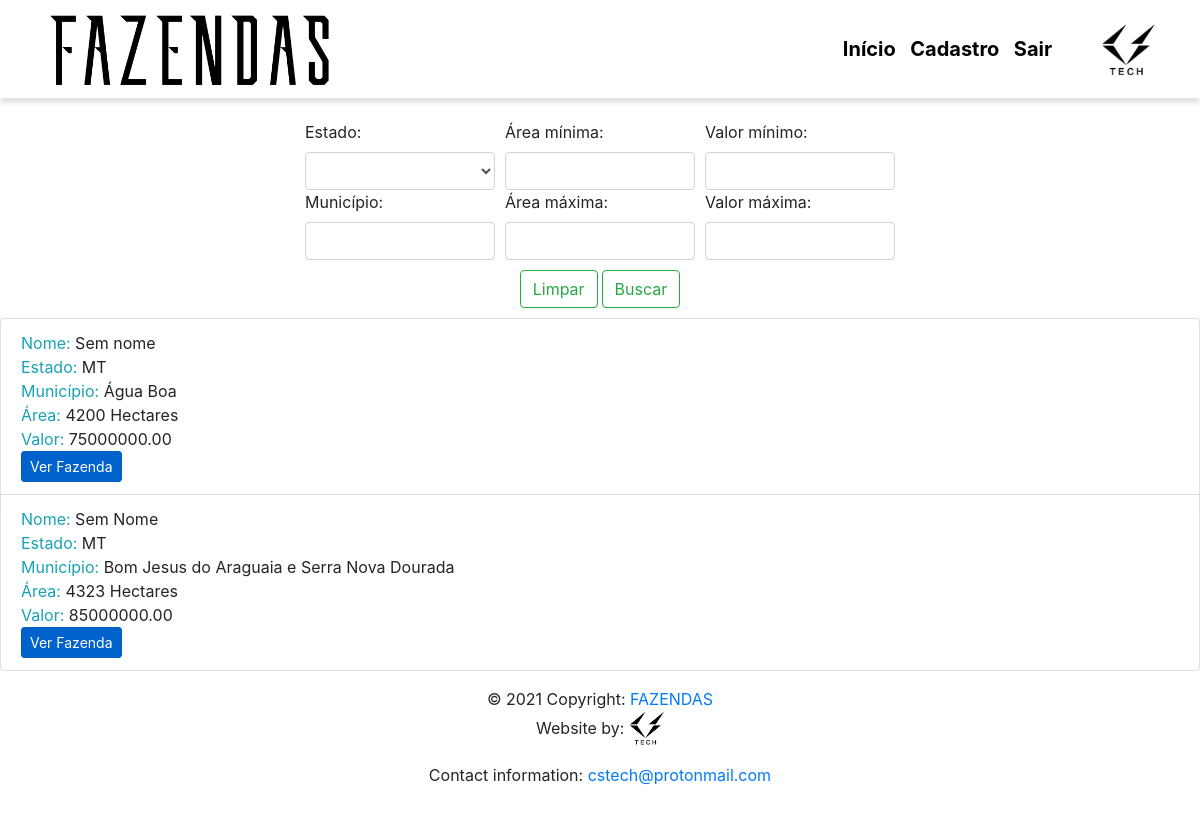
The app's page / (signed in) with its own data.
### cadastro/models.py (models this page shows, shortened)
class Fazenda(models.Model):
    nome = models.CharField(
        max_length=50,
        help_text="Nome da fazenda."
    )
    municipio = models.CharField(
        max_length=100,
        help_text="Município."
    )
    estado = models.CharField(
        max_length=5,
        help_text="Estado."
    )
    area_total = models.IntegerField(
        help_text="Área total (Hectare)."
    )
    area_aberta = models.IntegerField(
        help_text="Área aberta (Hectare)."
    )
    cultura = models.CharField(
        max_length=255,
        help_text="Cultura."
    )
    infra = models.CharField(
        max_length=255,
        help_text="Características de infraestrutura."
    )
    maquinario = models.CharField(
        max_length=255,
        help_text="Maquinário (Trator, caminhão, carro e etc...)"
    )
    local_ref = models.CharField(
        max_length=255,
        help_text="Referências de localização."
    )
    coordenada = models.CharField(
        max_length=100,
        help_text="Coordenadas."
    )
    valor = MoneyField(
        max_digits=14,
        decimal_places=2,
        default_currency='BRL'
    )
    obs = models.TextField(
        max_length=3000,
        help_text="Observações."
    )
    encaminhado = models.CharField(
        max_length=50,
        help_text="Encaminhado por."
    )
    oferta = models.CharField(
        max_length=50,
        help_text="Ofertada para."
    )

### cadastro/views.py (the view)
# urls.py: path('', views.filtro_inicio, name='inicio'),
def filtro_inicio(request):
    if request.user.is_authenticated:
        estado = request.GET.get("estado","")
        municipio = request.GET.get("municipio","")
        area_min = request.GET.get("area_min","")
        area_max = request.GET.get("area_max","")
        valor_min = request.GET.get("valor_min","")
        valor_max = request.GET.get("valor_max","")
        form = SearchForm(request.GET)
        erro = ""
        if request.POST:
            print("TESTE")
        fazendas = set()
        if form.is_valid():
            estado = form.cleaned_data["estado"]
            municipio = form.cleaned_data["municipio"]
            area_min = form.cleaned_data["area_min"].replace('.', '').replace(',', '')
            if area_min == "":
                area_min = 0
            area_max = form.cleaned_data["area_max"].replace('.', '').replace(',', '')
            if area_max == "":
                area_max = 1000000000
            valor_min = form.cleaned_data["valor_min"].replace('.', '').replace(',', '')
            if valor_min == "":
                valor_min = 0
            valor_max = form.cleaned_data["valor_max"].replace('.', '').replace(',', '')
            if valor_max == "":
                valor_max = 1000000000000
            estado_in = form.cleaned_data.get("estado")
            municipio_in = form.cleaned_data.get("municipio")
            area_in = form.cleaned_data.get("area_min")
            valor_in = form.cleaned_data.get("valor")
            filter_dict = {"estado": estado,
                        "municipio": municipio,
                        "area_min": area_min,
                        "area_max": area_max,
                        "valor_min": valor_min,
                        "valor_max": valor_max}
            try:
                fazendas = Fazenda.objects.filter(estado__icontains=filter_dict["estado"],
                    municipio__icontains=filter_dict["municipio"],
                    area_total__gte=filter_dict["area_min"],
                    area_total__lte=filter_dict["area_max"],
                    valor__gte=filter_dict["valor_min"],
                    valor__lte=filter_dict["valor_max"],)
            except Exception as erro:
                context = {'form': form,
                    'fazendas': fazendas,
                    'erro': erro}
                return render(request, "cadastro/filtro_inicio.html", context)
                print(erro)
                pass
        context = {'form': form,
                    'fazendas': fazendas,}
        return render(request, "cadastro/filtro_inicio.html", context)
    else:
        return redirect('accounts/login')

### cadastro/forms.py
class SearchForm(forms.Form):
    estado = forms.ChoiceField(
        widget=forms.Select(attrs={'class':'form-control',}), #'style':r'padding-left: calc(50% - 1em)' Para momdile
        choices=estados,
        initial="",
        required=False)
    municipio = forms.CharField(
        widget=forms.TextInput(attrs={'class':'form-control mr-sm-2',
        'autocomplete':'off',}),
        required=False)
    area_min = forms.CharField(
        widget=forms.TextInput(attrs={'class':'form-control mr-sm-2',
        'autocomplete': 'off',}),
        required=False)
    area_max = forms.CharField(
        widget=forms.TextInput(attrs={'class':'form-control mr-sm-2',
        'autocomplete': 'off',
        'oninput':"this.form.range_area_max.value=this.value"}),
        required=False)
    valor_min = forms.CharField(
        widget=forms.TextInput(attrs={'class':'form-control mr-sm-2',
        'autocomplete': 'off',}),
        required=False)
    valor_max = forms.CharField(
        widget=forms.TextInput(attrs={'class':'form-control mr-sm-2',
        'autocomplete': 'off',}),
        required=False,
        )

### cadastro/templates/cadastro/filtro_inicio.html (shortened to what this page needs)
{% extends 'cadastro/base.html' %}
{% block content %}
{% load static %}
<link rel="stylesheet" type="text/css" href="{% static 'css/filtro_inicio.css' %}">
<body>
<form id="busca" action="{% url 'inicio' %}">
  <div class="form-row">
    <div class="col-md-2 mb3">
      <label>Estado:</label>
      {{ form.estado }}
    </div>
    <div class="col-md-2 mb3">
      <label>Área mínima:</label>
        {{ form.area_min }}
    </div>
    <div class="col-md-2 mb3">
      <label>Valor mínimo:</label>
        {{ form.valor_min }}
    </div>
  </div>
  <div class="form-row">
    <div class="col-md-2 mb3">
      <label>Município:</label>
      {{ form.municipio }}
    </div>
    <div class="col-md-2 mb3">
      <label>Área máxima:</label>
      {{ form.area_max }}
    </div>
    <div class="col-md-2 mb3">
      <label>Valor máxima:</label>
      {{ form.valor_max }}
    </div>
  </div>
  <div style="margin-top: 10px; margin-bottom: 10px;" class="form-row">
    <button id="btn-busca" class="btn btn-outline-success my-2 my-sm-0" type="button"
    onclick="this.form.estado.value='';
    this.form.area_min.value='';
    this.form.valor_min.value='';
    this.form.municipio.value='';
    this.form.area_max.value='';
    this.form.valor_max.value='';">Limpar</button>
    <button id="btn-busca" class="btn btn-outline-success my-2 my-sm-0" type="submit">Buscar</button>
  </div>
</form>
<ul class="list-group">
  {% if form.is_valid %}
  {% for fazenda in fazendas %}
  <li class="list-group-item">
      <span class="text-info">Nome: </span> <span>{{ fazenda.nome }}</span>
      <br>
      <span class="text-info">Estado: </span><span>{{ fazenda.estado }}</span>
      <br>
      <span class="text-info">Município: </span><span>{{ fazenda.municipio }}</span>
      <br>
      <span class="text-info">Área: </span><span>{{ fazenda.area_total }} Hectares</span>
      <br>
      <span class="text-info">Valor: </span><span>{{ fazenda.valor }}</span>
      <br>
      <a class="btn btn-primary btn-sm active" role="button" aria-pressed="true"
      href="{% url 'fazenda_view' fazenda.pk  %}">Ver Fazenda</a>
      {% endfor %}
  </li>
</ul>
{% endif %}
</body>
{% endblock %}

### cadastro/static/css/menu.css (style rules this page uses)
* { box-sizing: border-box; }
body { margin: 0; padding: 0; margin-top: 120px; }

### cadastro/static/css/filtro_inicio.css (style rules this page uses)
.form-row { justify-content: center; width: 100%; margin: 0; }
.btn#btn-busca { margin: 2px; }

### records on screen
Fazenda: nome "Sem nome", estado "MT", municipio "Água Boa", area_total "4200", valor "75000000.00"
Fazenda: nome "Sem Nome", estado "MT", municipio "Bom Jesus do Araguaia e Serra Nova Dourada", area_total "4323", valor "85000000.00"
